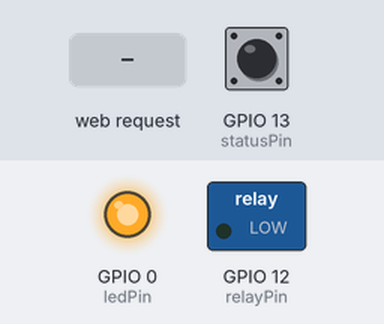
This sketch was run on a simulated ESP8266 (NodeMCU). Shown: switched loads named in the sketch (green lamp = pin HIGH), output pins drawn as LEDs (lit = HIGH). The inputs (shaded band) are chosen by the test bench; at power-on: GPIO 13 (statusPin) HIGH. WiFi joins after 1.5 s; servers stay silent unless stated; uploads are accepted with an empty reply.

Above: at 4.7 s.
4.8 s: HTTP request GET /ACTIVATE received
At 5.2 s:
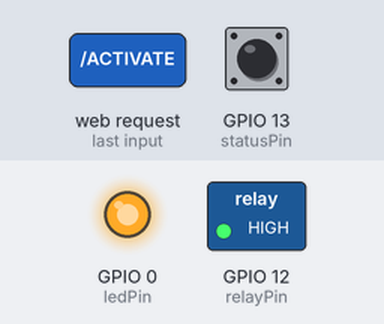
Timing chart, 0 to 7.8 s (numbered marks = the images above; inputs shaded):
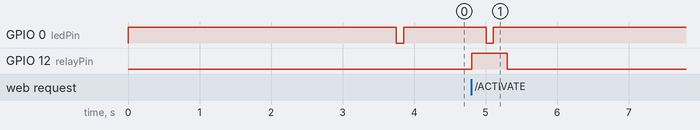

Measured:
- after the input at 4.8 s, GPIO 0 (ledPin): HIGH → LOW after 0.20 s, → HIGH 0.10 s later; GPIO 12 (relayPin): LOW → HIGH at once, → LOW 0.50 s later

The sketch:

GarageDoor.ino
```cpp
#include <Ticker.h>
#include <ESP8266WiFi.h>

#define DEBUG false // flag to turn on/off debugging
#define Serial if(DEBUG)Serial
#define CLOSED LOW	// Open/Closed depends on if the sensor is NO or NC
#define OPEN HIGH

const int statusPin = 13;
const int relayPin = 12;
const int ledPin = 0;

Ticker ticker;
WiFiServer server(80);
WiFiClient client;
const IPAddress updateserver(192,168,1,100); //IP of domoticz server
const int updateport = 8084; //Port of domoticz server
const char* updateurl = "GET /json.htm?type=command&param=udevice&idx=12&nvalue="; //Update URL for domoticz

const char* SSID = "<YourWifiSSID>";
const char* PASS = "<YourWifiPassword>";

int Status = -1;
bool SendUpdate = false;

void setup() {
	Serial.begin(115200);
	pinMode(statusPin, INPUT_PULLUP);
	pinMode(relayPin, OUTPUT);
	digitalWrite(relayPin, LOW);
	pinMode(ledPin, OUTPUT);
	digitalWrite(ledPin, HIGH);
	delay(50);

	Serial.println();
	Serial.println();
	Serial.print("Connecting to ");
	Serial.println(SSID);

	WiFi.begin(SSID, PASS);

	while (WiFi.status() != WL_CONNECTED) {
		delay(500);
		Serial.print(".");
	}
	Serial.println();
	Serial.println("WiFi connected");
	delay(1000);

	//Start the server
	server.begin();
	Serial.println("Server started");

	//Print the IP Address
	Serial.print("IP Address: ");
	Serial.println(WiFi.localIP());
	delay(1000);
}

void loop()
{
  CheckDoorStatus();

	if (SendUpdate)
	{
		SendStatusUpdate();
		SendUpdate = false;
	}

	client = server.available();
	if (client)  // if you get a client
	{
		char getLine[128];
		int i = 0;
		bool getLineFound = false;
		bool currentLineIsBlank = true;

		Serial.println("");
		Serial.println("new client");

		while (client.connected()) // loop while the client's connected
		{
			if (client.available()) // if there's bytes to read from the client
			{
				char c = client.read(); // read 1 byte from client
				Serial.print(c);

				if (!getLineFound && i < sizeof(getLine))
				{
					//save the char to getLine
					getLine[i] = c;
					i++;
				}

				if (c == '\n' && currentLineIsBlank) // respond to client only after last line is received, last line is blank and ends with \n
				{
					ProcessRequest(getLine);
					SendResponse(client);
					break;
				}

				if (c == '\n') // end of the line, next char read will be a new line
				{
					if (!getLineFound) //the GET line is the first line from the client, save it for later
					{
						getLineFound = true;

						//strip off the HTTP/1.1 from the end of the getLine
						const char *ptr = strstr(getLine, "HTTP/1.1");
						if (ptr)
							getLine[ptr - getLine - 1] = '\0';
					}

					currentLineIsBlank = true;
				}
				else if (c != '\r') //text char received
				{
					currentLineIsBlank = false;
				}
			} //end if (client.available())
		} //end while (client.connected())


		// close the connection
		delay(1); //allow client to receive the data
		client.stop();
		Serial.println("client disconnected");
	} //end if (client)
}

void CheckDoorStatus()
{
	int newStatus = digitalRead(statusPin);
	if (newStatus == Status)
	{
		//new status is the same as the current status, return
		return;
	}
	else
	{
		Status = newStatus;
		Serial.print("Status has changed to: ");
		if (Status == CLOSED)
		{
			Serial.println("CLOSED");
		}
		else
		{
			Serial.println("OPEN");
		}

		SendUpdate = true;
	}
}

void SendResponse(WiFiClient& client)
{
	client.println("HTTP/1.1 200 OK\r\nContent-Type: text/html\r\n\r\n");
	client.println("<!DOCTYPE HTML>\r\n<html>\r\n<head>\r\n<title>Garage Door Monitor</title><link rel=\"shortcut icon\" type=\"image / x - icon\" href=\"http://arduino.cc/en/favicon.png\" /></head>");
	client.println("<body>\r\n<center>\r\n<h1>Garage Door Status</h1>\r\n<hr>\r\n<br>\r\nGarage Door is now: ");

	if (Status == CLOSED) {
		client.print("<span style='background-color:#00FF00; font-size:18pt'>Closed</span>\r\n<br>");
	}
	else {
		client.print("<span style='background-color:#FF0000; font-size:18pt'>Open</span>\r\n<br>");
	}

	client.println("</center>\r\n</html>");
}

void ProcessRequest(char* getLine)
{
	if (strstr(getLine, "GET /ACTIVATE") != NULL)
	{
		Serial.println("Activating garage door");
		SendUpdate = true; //refresh the client
		ActivateDoor();
	}

}

void SendStatusUpdate()
{
	if (client.connect(updateserver, updateport))
	{
		digitalWrite(ledPin, LOW);
		Serial.println("connected to update server");
		// Make your API request:
		client.print(updateurl);
		if (Status == CLOSED)
		{
			client.print("0");
		}
		else
		{
			client.print("1");
		}
		client.println(" HTTP/1.1");
		client.println("Host: www.google.com");
		client.println("Connection: close");
		client.println();

		client.println();

		while (client.connected() && !client.available()) delay(1); //waits for data
		while (client.connected() || client.available()) { //connected or data available
			char c = client.read();
			Serial.print(c);
		}

		Serial.println();
		Serial.println("disconnecting.");
		Serial.println("==================");
		Serial.println();
		client.stop();
		digitalWrite(ledPin, HIGH);
	}
	else
	{
		Serial.println("connection to update server failed");
		Serial.println();
	}
}

void ActivateDoor()
{
	Serial.println("Turning relay on");
	digitalWrite(relayPin, HIGH);
  ticker.attach_ms(500, ReleaseDoorButton);
}

void ReleaseDoorButton() {
  Serial.println("Turning relay off");
  digitalWrite(relayPin, LOW);
  ticker.detach();
}
```
